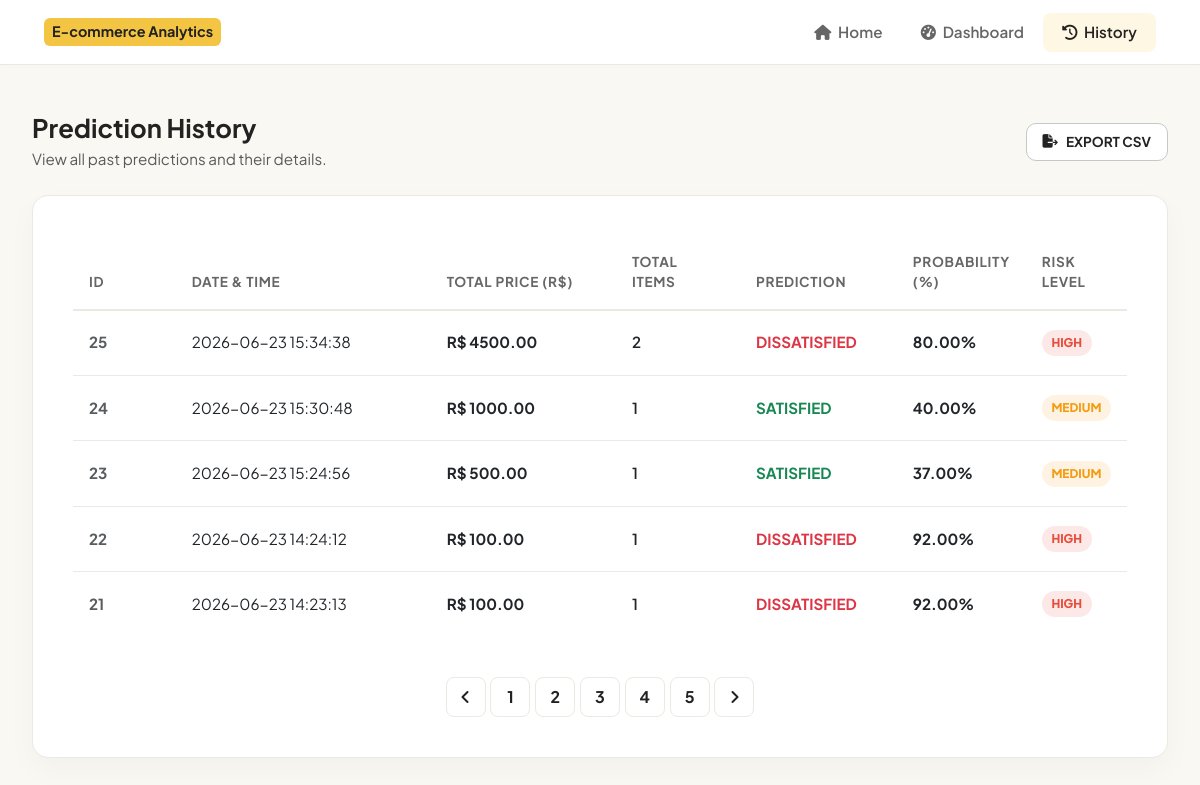
Screenshot of /history?page=0 with the database file from the repository.
### tables this page shows
CREATE TABLE prediction_logs (
            id INTEGER PRIMARY KEY AUTOINCREMENT,
            timestamp DATETIME DEFAULT CURRENT_TIMESTAMP,
            total_price REAL NOT NULL,
            total_items INTEGER NOT NULL,
            prediction TEXT NOT NULL,
            probability REAL NOT NULL,
            risk_level TEXT NOT NULL
        );

### app.py (the view)
@app.route('/history')
def history():
    page = request.args.get('page', 1, type=int)
    per_page = 5
    offset = (page - 1) * per_page
    conn = get_db_connection()
    cursor = conn.cursor()
    cursor.execute("SELECT COUNT(*) FROM prediction_logs")
    total_records = cursor.fetchone()[0]
    total_pages = (total_records + per_page - 1) // per_page
    cursor.execute('''
        SELECT * FROM prediction_logs
        ORDER BY timestamp DESC
        LIMIT ? OFFSET ?
    ''', (per_page, offset))
    logs = cursor.fetchall()
    conn.close()
    return render_template(
        'history.html',
        logs=logs,
        page=page,
        total_pages=total_pages,
        total_records=total_records
    )

### app.py (called while the page is built)
def get_db_connection():
    conn = sqlite3.connect(DB_PATH)
    conn.row_factory = sqlite3.Row
    return conn

### templates/history.html (shortened to what this page needs)
{% extends 'base.html' %}
{% block content_wrapper %}
<div class="full-width-container">
    <div class="d-flex flex-column flex-sm-row justify-content-between align-items-start align-items-sm-center mb-4 gap-3">
        <div>
            <h2 class="fw-bold mb-1" style="font-size: 1.6rem;">Prediction History</h2>
            <p class="text-muted mb-0" style="font-size: 0.95rem;">View all past predictions and their details.</p>
        </div>
        <a href="{{ url_for('export_csv') }}" class="btn btn-light fw-bold border-secondary-subtle px-3 py-2" style="border-radius: 10px; font-size: 0.85rem; background-color: var(--card-white); border: 1px solid var(--border-gray); color: var(--text-black); display: flex; align-items: center; gap: 0.5rem; transition: all 0.2s ease;">
            <i class="fa-solid fa-file-export"></i> EXPORT CSV
        </a>
    </div>
    <div class="history-table-container">
        {% if logs %}
        <table class="table table-custom align-middle">
            <thead>
                <tr>
                    <th scope="col" style="width: 10%;">ID</th>
                    <th scope="col" style="width: 25%;">Date & Time</th>
                    <th scope="col" style="width: 18%;">Total Price (R$)</th>
                    <th scope="col" style="width: 12%;">Total Items</th>
                    <th scope="col" style="width: 15%;">Prediction</th>
                    <th scope="col" style="width: 12%;">Probability (%)</th>
                    <th scope="col" style="width: 11%;">Risk Level</th>
                </tr>
            </thead>
            <tbody>
                {% for log in logs %}
                <tr>
                    <td class="fw-bold text-muted">{{ log['id'] }}</td>
                    <td>{{ log['timestamp'] }}</td>
                    <td class="fw-bold">R$ {{ "%.2f"|format(log['total_price']) }}</td>
                    <td class="fw-semibold">{{ log['total_items'] }}</td>
                    <td>
                        {% if log['prediction'] == 'DISSATISFIED' %}
                        <span class="fw-bold text-danger">DISSATISFIED</span>
                        {% else %}
                        <span class="fw-bold text-success">SATISFIED</span>
                        {% endif %}
                    </td>
                    <td class="fw-bold">{{ "%.2f"|format(log['probability']) }}%</td>
                    <td>
                        {% if log['risk_level'] == 'High Risk' %}
                        <span class="badge-risk badge-risk-high" style="padding: 0.25rem 0.6rem; font-size: 0.75rem;">HIGH</span>
                        {% elif log['risk_level'] == 'Medium Risk' %}
                        <span class="badge-risk badge-risk-medium" style="padding: 0.25rem 0.6rem; font-size: 0.75rem;">MEDIUM</span>
                        {% else %}
                        <span class="badge-risk badge-risk-low" style="padding: 0.25rem 0.6rem; font-size: 0.75rem;">LOW</span>
                        {% endif %}
                    </td>
                </tr>
                {% endfor %}
            </tbody>
        </table>
        {% if total_pages > 1 %}
        <div class="pagination-custom">
            <a href="{{ url_for('history', page=page-1) }}" class="page-item-custom {% if page == 1 %}disabled{% endif %}">
                <i class="fa-solid fa-angle-left"></i>
            </a>
            {% for p in range(1, total_pages + 1) %}
                {% if p == page %}
                <a href="#" class="page-item-custom active">{{ p }}</a>
                {% else %}
                <a href="{{ url_for('history', page=p) }}" class="page-item-custom">{{ p }}</a>
                {% endif %}
            {% endfor %}
            <a href="{{ url_for('history', page=page+1) }}" class="page-item-custom {% if page == total_pages %}disabled{% endif %}">
                <i class="fa-solid fa-angle-right"></i>
            </a>
        </div>
        {% endif %}
        {% else %}
        <div class="text-center py-5">
            <i class="fa-solid fa-folder-open text-muted mb-3" style="font-size: 3rem;"></i>
            <h5 class="fw-bold">No prediction logs found</h5>
            <p class="text-muted mb-0">Run a prediction from the home page to start logging details.</p>
        </div>
        {% endif %}
    </div>
</div>
{% endblock %}

### static/css/style.css (style rules this page uses)
:root { --bg-cream: #FAF8F2; --bg-panel-cream: #F4F1E8; --accent-yellow: #F4C542; --accent-yellow-hover: #E0B332; --text-black: #222222; --text-muted: #666666; --card-white: #FFFFFF; --border-gray: #EBE9E2; --color-satisfied: #2ECC71; --color-dissatisfied: #E74C3C; --color-neutral: #F39C12; --shadow-soft: 0 12px 30px rgba(0, 0, 0, 0.03); --shadow-medium: 0 16px 40px rgba(0, 0, 0, 0.05); --radius-lg: 16px; --radius-md: 12px; }
body { background-color: var(--bg-cream); color: var(--text-black); font-family: 'Plus Jakarta Sans', sans-serif; min-height: 100vh; display: flex; flex-direction: column; margin: 0; }
.full-width-container { max-width: 1280px; margin: 0 auto; width: 100%; padding: 3rem 2rem; box-sizing: border-box; }
.badge-risk { font-size: 0.8rem; font-weight: 800; padding: 0.4rem 1rem; border-radius: 50px; display: inline-block; text-transform: uppercase; }
.badge-risk-medium { background-color: rgba(243, 156, 18, 0.12); color: var(--color-neutral); }
.badge-risk-high { background-color: rgba(229, 76, 60, 0.12); color: var(--color-dissatisfied); }
.history-table-container { background-color: var(--card-white); border-radius: var(--radius-lg); box-shadow: var(--shadow-soft); border: 1px solid var(--border-gray); padding: 2.5rem; overflow-x: auto; }
.table-custom { width: 100%; margin-bottom: 0; }
.table-custom th { font-weight: 700; font-size: 0.85rem; text-transform: uppercase; letter-spacing: 0.05em; color: var(--text-muted); padding: 1rem; border-bottom: 2px solid var(--border-gray); }
.table-custom td { padding: 1.2rem 1rem; font-size: 0.95rem; vertical-align: middle; border-bottom: 1px solid var(--border-gray); }
.table-custom tr:last-child td { border-bottom: none; }
.pagination-custom { display: flex; justify-content: center; align-items: center; gap: 0.3rem; margin-top: 2.5rem; }
.page-item-custom { text-decoration: none; color: var(--text-black); font-weight: 700; width: 40px; height: 40px; border-radius: 8px; border: 1px solid var(--border-gray); display: flex; align-items: center; justify-content: center; background-color: var(--card-white); transition: all 0.25s ease; }

### rows the page displays
prediction_logs: id "25", timestamp "2026-06-23 15:34:38", total_price "4500.00", total_items "2", prediction "DISSATISFIED", probability "80.00", risk_level "HIGH"
prediction_logs: id "24", timestamp "2026-06-23 15:30:48", total_price "1000.00", total_items "1", prediction "SATISFIED", probability "40.00", risk_level "MEDIUM"
prediction_logs: id "23", timestamp "2026-06-23 15:24:56", total_price "500.00", total_items "1", prediction "SATISFIED", probability "37.00", risk_level "MEDIUM"
prediction_logs: id "22", timestamp "2026-06-23 14:24:12", total_price "100.00", total_items "1", prediction "DISSATISFIED", probability "92.00", risk_level "HIGH"
prediction_logs: id "21", timestamp "2026-06-23 14:23:13", total_price "100.00", total_items "1", prediction "DISSATISFIED", probability "92.00", risk_level "HIGH"

### other values shown
{{ p }} "1" "2" "3" "4" "5"
